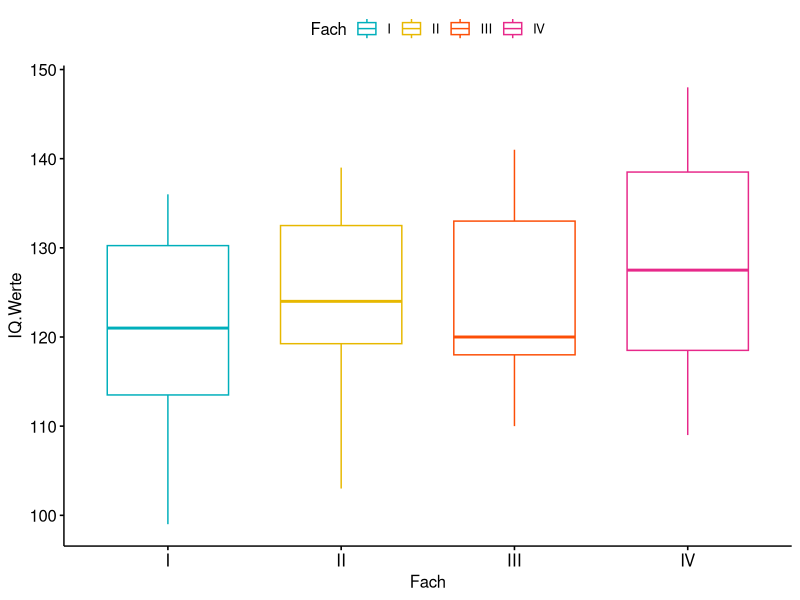
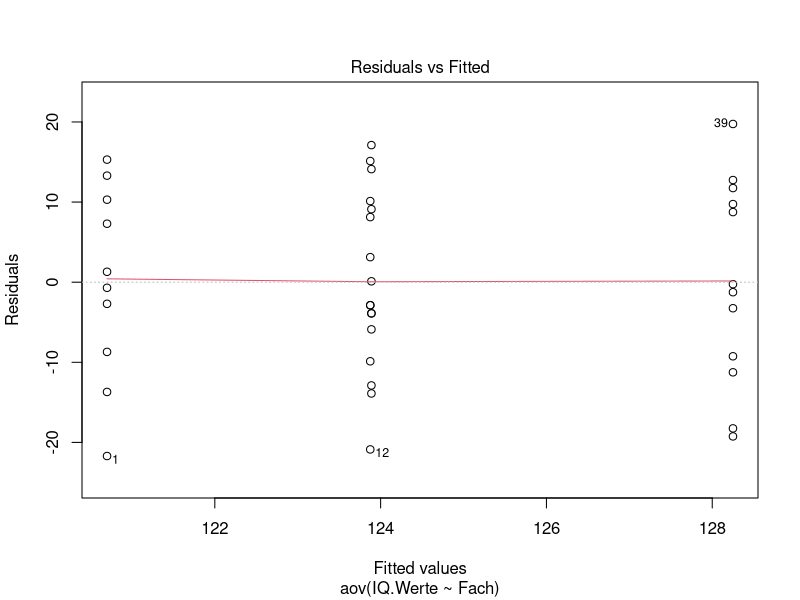
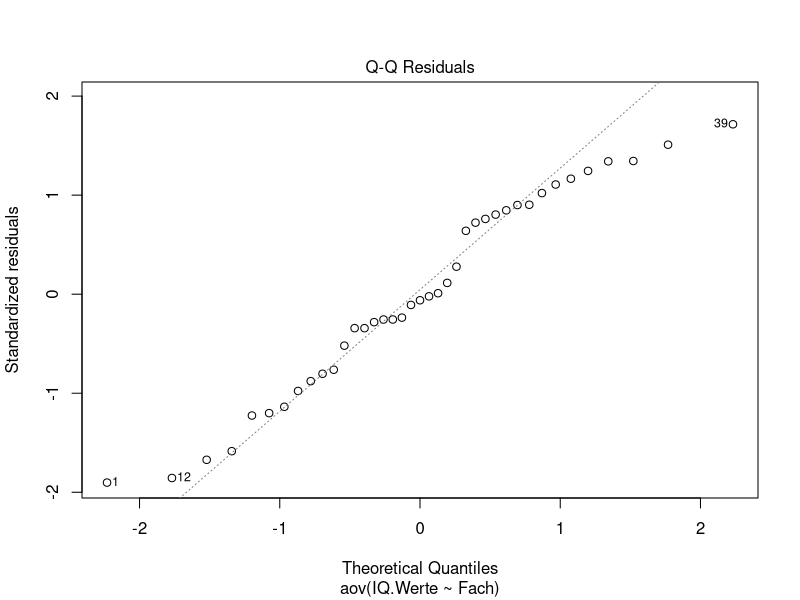
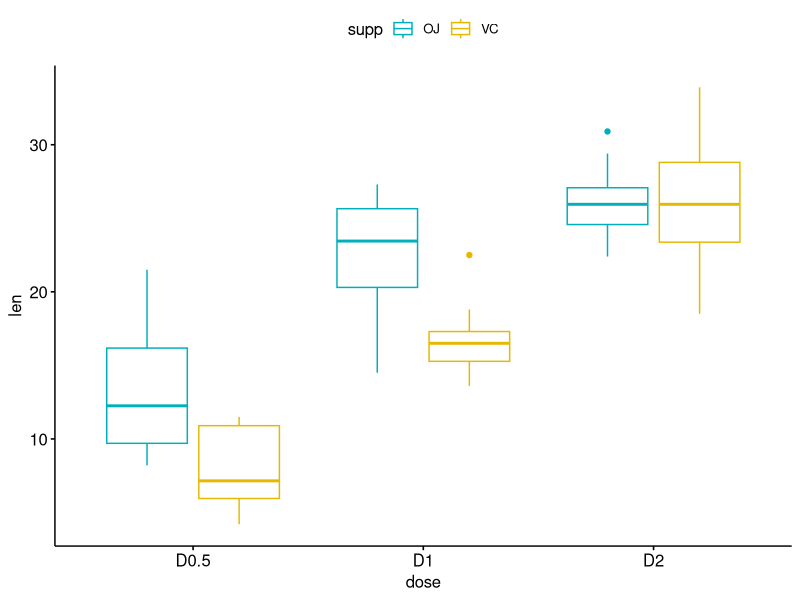
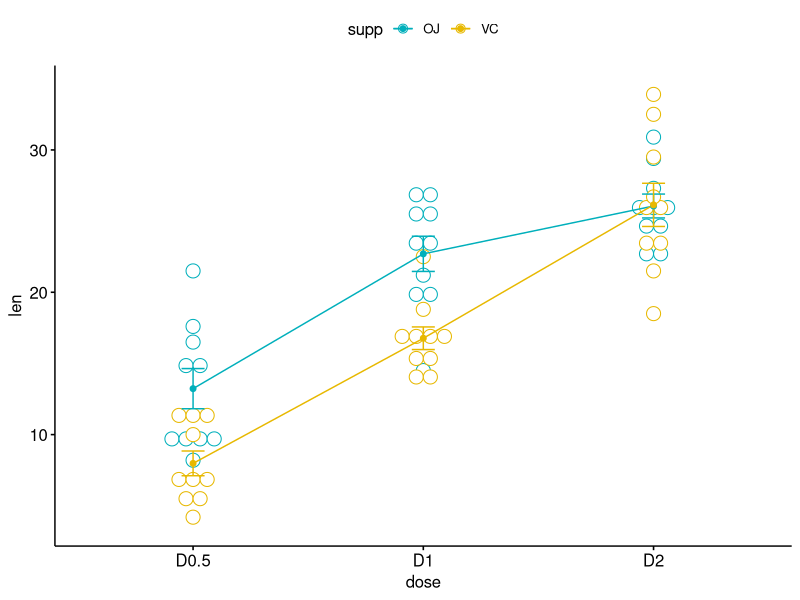
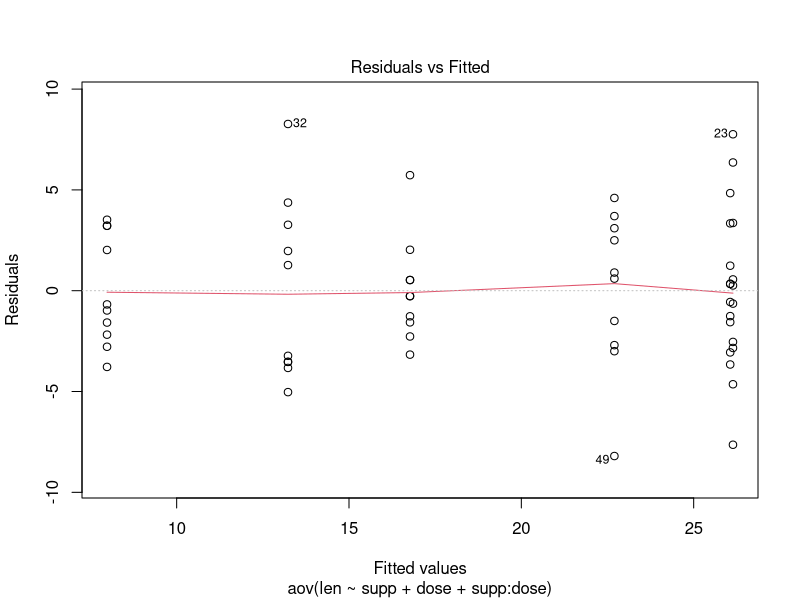
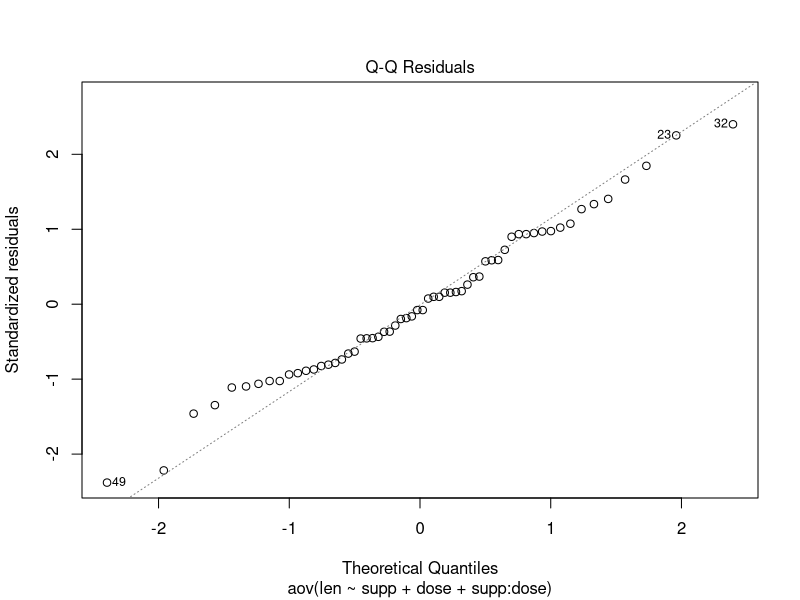

The R source for these figures, in order:
## ---- chunk 1
## Date exploration

Intelligenz <- data.frame(IQ.Werte=c(99, 131, 118, 112, 128, 136, 120, 107,
                                     134, 122,134, 103, 127, 121, 139, 114, 
                                     121, 132,120, 133, 110, 141, 118, 124, 
                                     111, 138, 120,117, 125, 140, 109, 128, 
                                     137, 110, 138, 127, 141, 119, 148),
                             Fach=c(rep(1,10),rep(2,8),rep(3,9),rep(4,12)))
Intelligenz$Fach <- factor(Intelligenz$Fach,labels=c("I", "II", "III","IV"))

## Compute summary statistics
library(dplyr)
group_by(Intelligenz, Fach) %>%
  summarise(
    count = n(),
    mean = mean(IQ.Werte, na.rm = TRUE),
    sd = sd(IQ.Werte, na.rm = TRUE)
  )

## Visualize your data with ggpubr
library("ggpubr")
ggboxplot(Intelligenz, x = "Fach", y = "IQ.Werte", 
          color = "Fach", 
          palette = c("#00AFBB", "#E7B800", "#FC4E07","#E7298A"),
          order = c("I","II","III","IV"),
          ylab = "IQ.Werte", xlab = "Fach")

## Model Fitting
Intelligenz.aov <- aov(IQ.Werte~Fach, data=Intelligenz)
summary(Intelligenz.aov)
## ---- chunk 2
## Check the homogeneity of variance assumption
plot(Intelligenz.aov, 1)

## Levene’s test,  Homogeneity of variance assumption
library(car)
leveneTest(IQ.Werte ~ Fach, data = Intelligenz)

## With no assumption of equal variances
oneway.test(IQ.Werte~Fach, data=Intelligenz)
## ---- chunk 3
## Check the normality assumption
plot(Intelligenz.aov, 2)

## Shapiro–Wilk test to test residuals
## Extract the residuals and run Shapiro-Wilk test
aov_residuals <- residuals(object = Intelligenz.aov )
shapiro.test(x = aov_residuals )
## ---- chunk 4
## Date exploration
my_data <- ToothGrowth

# Show a random sample
set.seed(1234)
dplyr::sample_n(my_data, 10)

# Convert dose as a factor and recode the levels
my_data$dose <- factor(my_data$dose, 
                  levels = c(0.5, 1, 2),
                  labels = c("D0.5", "D1", "D2"))
                  
## Compute mean and SD by groups using dplyr R package:
require("dplyr")
group_by(my_data, supp, dose) %>%
  summarise(
    count = n(),
    mean = mean(len, na.rm = TRUE),
    sd = sd(len, na.rm = TRUE)
  )
  
                  
# Visualize data
library("ggpubr")
ggboxplot(my_data, x = "dose", y = "len", color = "supp",
          palette = c("#00AFBB", "#E7B800"))

## Two-way interaction plot
library("ggpubr")
ggline(my_data, x = "dose", y = "len", color = "supp",
       add = c("mean_se", "dotplot"),
       palette = c("#00AFBB", "#E7B800"))

## Model Fitting
## Compute two-way ANOVA test
res.aov2 <- aov(len ~ supp + dose, data = my_data)
summary(res.aov2)

## Two-way ANOVA with interaction effect
res.aov3 <- aov(len ~ supp * dose, data = my_data)
res.aov3 <- aov(len ~ supp + dose + supp:dose, data = my_data)
summary(res.aov3)

  ## dose的p值<2e-16（显着），表明剂量水平与显着不同的牙齿长度len 有关。
  ## supp * dose之间相互作用的p值为0.02（显着），表明dose与牙齿长度len之间的关系取决于supp方法
  ## 在交互作用不明显的情况下，应使用加性模型。

## Diagnosis
## 1. Compute mean and SD by groups using dplyr R package:
require("dplyr")
group_by(my_data, supp, dose) %>%
  summarise(
    count = n(),
    mean = mean(len, na.rm = TRUE),
    sd = sd(len, na.rm = TRUE)
  )
model.tables(res.aov3, type="means", se = TRUE)

## 2. Multiple Test
pairwise.t.test(my_data$len, my_data$dose,
                p.adjust.method = "BH")

## Multiple pairwise-comparison between the means of groups
TukeyHSD(res.aov3, which = "dose")

library(multcomp)
summary(glht(res.aov2, linfct = mcp(dose = "Tukey")))

## 3. Homogeneity and normality
## Check the homogeneity of variance assumption (outliers)
plot(res.aov3, 1)

## Levene’s test to check the homogeneity of variances.
library(car)
leveneTest(len ~ supp*dose, data = my_data)

## Check the normality assumpttion
plot(res.aov3, 2)

# Extract the residuals, Shapiro-Wilk test
aov_residuals <- residuals(object = res.aov3)
shapiro.test(x = aov_residuals )
